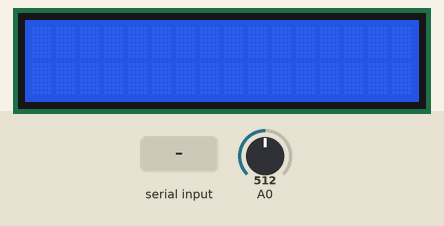
Bench run of a sketch on a simulated Arduino Uno, built with avr-gcc and run on an emulated ATmega328P. Parts: 16×2 character LCD. The test bench sets the inputs (shaded band); at power-on: A0 = 512. What the sketch prints to the serial monitor is not drawn.

Above: at 1.2 s.
1.3 s: "1" received over Serial
At 1.7 s:
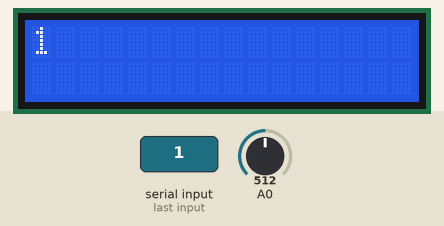
2.9 s: A0 set to 210
4.4 s: A0 set to 185
6.3 s: "0" received over Serial
At 6.8 s:
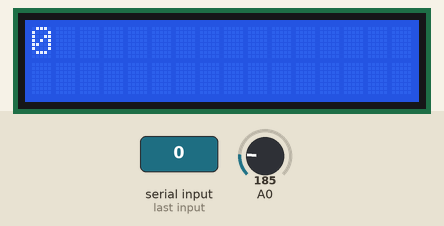
Timing chart, 0 to 9.0 s (numbered marks = the images above; inputs shaded):
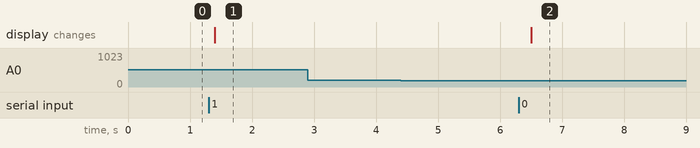

Measured:
- after the input at 1.3 s, the display: changes after 0.10 s (image 1)
- after the input at 2.9 s, every drawn part: stays the same
- after the input at 4.4 s, every drawn part: stays the same
- after the input at 6.3 s, the display: changes after 0.20 s (image 2)

The sketch:

SerialDisplay.ino
```cpp
/*
Code to dispay text sent over serial from other devices,
compatable with the 16x2 lcd keypad shield. Code was based on
the SerialDisplay example sketch found in the LiquidCrystal
Library, and was expanded on by Mahmnood Gladney.

Note: sending somthing over serial will clear the whole string,
if you want to write just to the top row, begin the message with
'&'. If you want to do the same for the bottom row, use a '*'

Pressing the right button on the shield will send the number 45
over serial, pressing the up button will send the number 99.
*/

// include the library code:
#include <LiquidCrystal.h>

// initialize the library by associating any needed LCD interface pin
// with the arduino pin number it is connected to
const int rs = 8, en = 9, d4 = 4, d5 = 5, d6 = 6, d7 = 7;
LiquidCrystal lcd(rs, en, d4, d5, d6, d7);

void setup() {
  // set up the LCD's number of columns and rows:
  lcd.begin(16, 2);
  // initialize the serial communications:
  Serial.begin(2000000);
}

void loop() {
  // when characters arrive over the serial port...
  int x;
  x = analogRead(0);
  if (x < 60){
    Serial.write("45");
    delay(200);
    }
  else if (x < 200) {
    Serial.write("99");
    delay(200);
 }
  if (Serial.available()) {
    // wait a bit for the entire message to arrive
    delay(100);
    // read all the available characters
    char temp = Serial.read();
    if (temp == '*'){
       lcd.setCursor(0,1);
       }
    else if (temp == '&'){
      lcd.setCursor(0,0);
      }
    else {
      lcd.clear();
      lcd.write(temp);
      }
    while (Serial.available() > 0) {
      // display each character to the LCD
      lcd.write(Serial.read());
    }
  }
}
```
